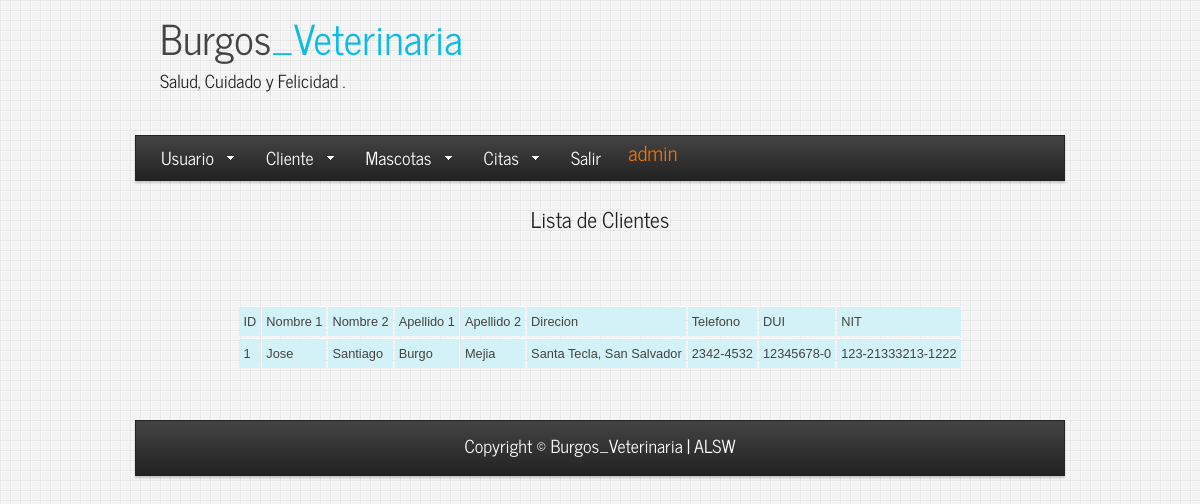
The app's page /VerCliente.php (signed in) with its own data.
### tables this page shows
CREATE TABLE IF NOT EXISTS `prop_propietarios` (
  `prop_id` INT NOT NULL AUTO_INCREMENT COMMENT 'ID del propietario',
  `prop_nombre1` VARCHAR(20) NOT NULL COMMENT '1er nombre del propietario',
  `prop_nombre2` VARCHAR(20) NULL COMMENT '2o nombre del propietario',
  `prop_apellido1` VARCHAR(20) NOT NULL COMMENT '1er apellido del propietario',
  `prop_apellido2` VARCHAR(20) NULL COMMENT '2o apellido del propietario',
  `prop_fnacimiento` DATE NULL,
  `prop_direccion` VARCHAR(45) NOT NULL COMMENT 'Direccion del propietario',
  `prop_telcasa` CHAR(9) NOT NULL COMMENT 'Telefono de casa del propietario',
  `prop_telcel` CHAR(9) NULL COMMENT 'Telefono celular del propietario',
  `prop_teltrabajo` CHAR(9) NULL COMMENT 'Telefono de trabajo del propietario',
  `prop_email` VARCHAR(45) NULL COMMENT 'Correo electronico del propietario',
  `prop_dui` CHAR(10) NOT NULL COMMENT 'DUI del propietario',
  `prop_nit` CHAR(20) NOT NULL COMMENT 'NIT del propietario',
  `prop_regfiscal` CHAR(8) NULL COMMENT 'Registro fiscal del propietario',
  `gen_genero_gen_id` INT NOT NULL,
  PRIMARY KEY (`prop_id`, `gen_genero_gen_id`),
  INDEX `fk_prop_propietarios_gen_genero1_idx` (`gen_genero_gen_id` ASC),
  CONSTRAINT `fk_prop_propietarios_gen_genero1`
    FOREIGN KEY (`gen_genero_gen_id`)
    REFERENCES `gen_genero` (`gen_id`)
    ON DELETE NO ACTION
    ON UPDATE NO ACTION);

### VerCliente.php (the view, shortened to what this page needs)
<?php
require("Cabeza.php");
require("SQL.php");
?>
	<?php
	 	  	$queEmp = "SELECT * FROM `prop_propietarios`";
			$resEmp = mysql_query($queEmp, $conexion) or die(mysql_error());
			echo "<p><h1>Lista de Clientes</h1></p>";
	?>
				<center><p>
		<?php
		echo "<table>";
		echo "<tr><td>ID</td><td>Nombre 1</td><td>Nombre 2</td><td>Apellido 1</td><td>Apellido 2</td><td>Direcion</td><td>Telefono</td><td>DUI</td><td>NIT</td></tr> \n";
			while ($row = mysql_fetch_row($resEmp)){
				echo "<tr>";
				echo "<td>$row[0]</td>";
				echo "<td>$row[1]</td>";
				echo "<td>$row[2]</td>";
				echo "<td>$row[3]</td>";
				echo "<td>$row[4]</td>";
				echo "<td>$row[6]</td>";
				echo "<td>$row[7]</td>";
				echo "<td>$row[11]</td>";
				echo "<td>$row[12]</td>";
				echo "</tr>";
				}
			echo "</table>";
?>
		</p></center>
<?php
require("Pie.php");
?>

### Cabeza.php (shortened to what this page needs)
<!DOCTYPE HTML>
<html>
<head>
  <link rel="stylesheet" type="text/css" href="css/style.css" />
</head>
<body>
  <div id="main">
    <header>
      <div id="logo">
        <div id="logo_text">
          <h1><a href="index.html">Burgos<span class="logo_colour">_Veterinaria</span></a></h1>
          <h2>Salud, Cuidado y Felicidad .</h2>
        </div>
      </div>
      <nav>
        <ul class="sf-menu" id="nav">
		      <li><a href="#">Usuario</a>
              </li>
              <li><a href="#">Cliente</a>
              </li>
              <li><a href="#">Mascotas</a>
              </li>
              <li><a href="#">Citas</a>
              </li>
          <li>
			  <?php
			  if (! empty($_SESSION["Activo"]))
					{
						?>
					<a href="CerraSesion.php" title="Cerrar sesión">Salir</a></li>
					<? echo "<li><H2>".$_SESSION["Usuario"]."</H1></li>";
					}
			  ?>
        </ul>
      </nav>
    </header>
            <center>

### Pie.php (shortened to what this page needs)
</center>
    <footer>
      <p>Copyright &copy; Burgos_Veterinaria | <a href="www.alsw.net">ALSW</a></p>
    </footer>
  </div>
</body>
</html>

### css/style.css (style rules this page uses)
html { height: 100%; }
* { margin: 0; padding: 0; }
article, aside, figure, footer, header, hgroup, nav, section { display:block; }
body { font: normal .80em arial, sans-serif; background: #000 url(../images/pattern.png); color: #444; }
p { padding: 0 0 20px 0; line-height: 1.7em; }
h1, h2, h3, h4, h5, h6 { color: #362C20; letter-spacing: 0em; padding: 0 0 5px 0; }
h1, h2, h3 { font: normal 170% "News Cycle", arial, sans-serif; margin: 0 0 15px 0; padding: 15px 0 5px 0; color: #222; }
h2 { font-size: 160%; padding: 9px 0 5px 0; color: #F67400; }
a, a:hover { outline: none; text-decoration: underline; color: #09BCE8; }
ul { margin: 2px 0 22px 17px; }
ul li { list-style-type: circle; margin: 0 0 6px 0; padding: 0 0 4px 5px; line-height: 1.5em; }
#main, nav, #container, #logo, #site_content, footer { margin-left: auto; margin-right: auto; }
#main { margin: 5px auto; width: 930px; background: transparent; padding-bottom: 30px; }
header { background: transparent; height: 150px; }
#logo { width: 300px; height: 150px; background: transparent; color: #888; padding: 0 0 0 25px; float: left; }
#logo h1, #logo h2 { font: normal 320% 'News Cycle', arial, sans-serif; border-bottom: 0; text-transform: none; margin: 0; padding: 0; }
#logo_text h1, #logo_text h1 a, #logo_text h1 a:hover { padding: 0; color: #444; text-decoration: none; }
#logo_text h1 a .logo_colour { color: #09BCE8; }
#logo_text h2 { font-size: 140%; padding: 0; color: #222; }
nav { height: 44px; width: 928px; float: right; margin: -20px auto 20px auto; color: #222; background: #333; background: -moz-linear-gradient(#444, #222); background: -o-linear-gradient(#444, #222); background: -webkit-linear-gradient(#444, #222); -webkit-box-shadow: rgba(0, 0, 0, 0.2) 0px 2px 2px; -moz-box-shadow: rgba(0, 0, 0, 0.2) 0px 2px 2px; box-shadow: rgba(0, 0, 0, 0.2) 0px 2px 2px; border: 1px solid #222; }
footer { width: 928px; font: 140% 'News Cycle', arial, sans-serif; height: 30px; padding: 9px 0 15px 0; color: #FFF; text-align: center; background: #333; background: -moz-linear-gradient(#444, #222); background: -o-linear-gradient(#444, #222); background: -webkit-linear-gradient(#444, #222); -webkit-box-shadow: rgba(0, 0, 0, 0.2) 0px 2px 2px; -moz-box-shadow: rgba(0, 0, 0, 0.2) 0px 2px 2px; box-shadow: rgba(0, 0, 0, 0.2) 0px 2px 2px; border: 1px solid #222; }
footer p { line-height: 1.7em; padding: 0 0 10px 0; }
footer a { color: #FFF; text-decoration: none; }
table { margin: 10px 0 30px 0; }
table tr th, table tr td { background: #70D4E6; color: #FFF; padding: 7px 4px; text-align: left; }
table tr td { background: #D3F2F7; color: #47433F; border-top: 1px solid #FFF; }
ul.sf-menu,ul.sf-menu * { margin: 0; padding: 0; }
ul.sf-menu { display: block; position: relative; }
ul.sf-menu li { display: block; list-style: none; float: left; position: relative; }
ul.sf-menu a { display: block; position: relative; }
ul#nav { float: left; }
ul#nav li a { padding: 7px 25px 6px 25px; font: 140% 'News Cycle', arial, sans-serif; text-decoration: none; color: #FFF; margin-right: 2px; }

### records on screen
prop_propietarios: prop "1", prop_nombre1 "Jose", prop_nombre2 "Santiago", prop_apellido1 "Burgo", prop_apellido2 "Mejia", prop_direccion "Santa Tecla, San Salvador", prop_telcasa "2342-4532", prop_dui "12345678-0", prop_nit "123-21333213-1222"

### other values on screen
$_SESSION["Usuario"] "admin"
